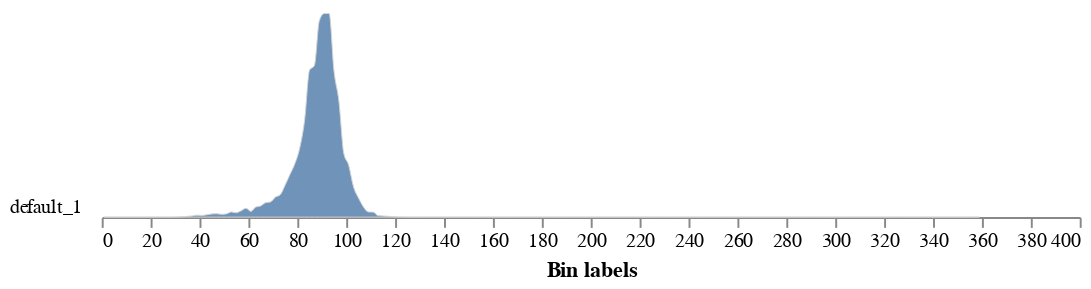

Notebook cell for this chart:
### Code cell
b = pcv.rgb2gray_lab(rgb_img=img, channel='b')
thresh = pcv.threshold.binary(gray_img=b, threshold=145, object_type='light')

### Figure 1 — Vega-Lite specification as saved in the notebook (floating-point values rounded to 4 significant figures; data arrays with more than 128 entries replaced by an {"elided": "..."} marker saying what was removed)
{"config": {"view": {"continuousWidth": 300, "continuousHeight": 300, "stroke": null}, "axis": {"grid": false}, "facet": {"columns": 1, "spacing": 0}, "title": {"anchor": "end"}}, "data": {"name": "data-16fb19beefbce765823b9d0d084571d7"}, "facet": {"field": "sample", "header": {"labelAngle": 0, "labelAlign": "left", "labelOrient": "left"}, "title": null, "type": "nominal"}, "spec": {"mark": {"type": "area", "fillOpacity": 0.8, "interpolate": "monotone", "stroke": "lightgray", "strokeWidth": 0.5}, "encoding": {"x": {"field": "label", "title": "Bin labels", "type": "quantitative"}, "y": {"axis": null, "field": "value", "scale": {"range": [10, -100]}, "type": "quantitative"}}, "height": 10, "width": 500}, "bounds": "flush", "$schema": "https://vega.github.io/schema/vega-lite/v5.20.1.json", "datasets": {"data-16fb19beefbce765823b9d0d084571d7": {"elided": "180 records"}}}
